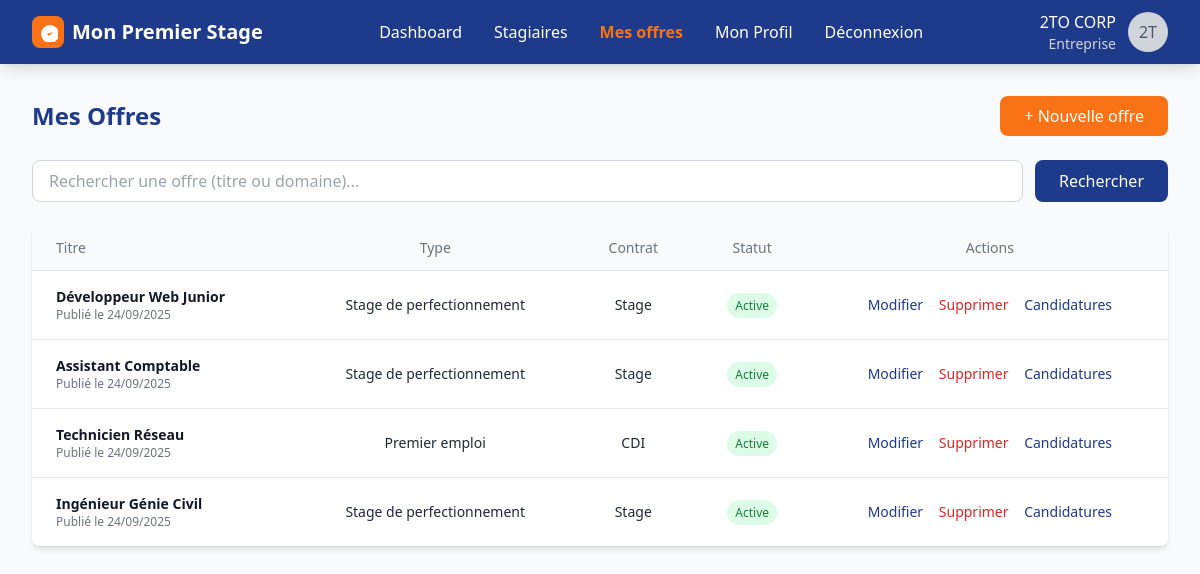
Page /entreprise/mesoffres/ (signed in) on the committed database.
### app_premier_stage/models.py (models this page shows, shortened)
class User(AbstractUser):
    ROLES_CHOICES = (
        ("stagiaire", "Stagiaire"),
        ("entreprise", "Entreprise"),
        ("administrateur", "Administrateur"),
    )
    role = models.CharField(max_length=20, choices=ROLES_CHOICES, default="stagiaire")
    is_profile_completed = models.BooleanField(default=False)

class Entreprise(models.Model):
    id_entreprise = models.UUIDField(primary_key=True, default=uuid.uuid4, editable=False)
    user = models.OneToOneField(
        settings.AUTH_USER_MODEL,
        on_delete=models.CASCADE,
        related_name="profil_entreprise"
    )
    nom_entreprise = models.CharField(max_length=30, default="")
    domaine_expertise = models.CharField(max_length=100, default="")
    telephone_entreprise = models.CharField(max_length=15,default="")
    email_entreprise = models.EmailField(default="")
    nombre_employe = models.CharField(max_length=20,default="",null=True, blank=True)
    site_entreprise = models.URLField(default="",null=True, blank=True)
    validation_entreprise = models.BooleanField(default=False)
    localisation_entreprise = models.CharField(max_length=30, default="")
    description_entreprise = models.CharField(max_length=100,default="",null=True, blank=True)
    created_at = models.DateTimeField(auto_now_add=True)

class OffreEmploi(models.Model):
    id_offre = models.UUIDField(primary_key=True, default=uuid.uuid4, editable=False)
    user = models.ForeignKey(
        settings.AUTH_USER_MODEL,
        on_delete=models.CASCADE,
        related_name="offres_entreprise",
        default=""
    )
    entreprise = models.ForeignKey(Entreprise, on_delete=models.CASCADE, related_name="offres")
    titre_poste = models.CharField(max_length=30, default="")
    domaine_poste = models.CharField(max_length=100,default="")
    description_offre = models.TextField(max_length=1000,default="",null=True, blank=True)
    type_offre = models.CharField(max_length=150,default="")
    type_contrat = models.CharField(max_length=150,default="",null=True, blank=True)
    competence_requis = models.CharField(max_length=250,default="",null=True, blank=True)
    duree_contrat = models.CharField(max_length=20,default="",null=True, blank=True)
    date_debut_offre = models.DateField()
    remuneration_offre = models.CharField(max_length=10,default="",null=True, blank=True)
    mission_offre = models.CharField(max_length=300,default="",null=True, blank=True)
    localisation_offre = models.CharField(max_length=100, default="")
    statut_offre = models.CharField(max_length=20,default="disponible")
    date_fin_candidature = models.DateField()
    created_at = models.DateTimeField(auto_now_add=True)

### app_premier_stage/views.py (the view)
# urls.py: path('entreprise/mesoffres/',views.MesOffres,name="mesoffres"),
def MesOffres(request):
    user = request.user
    query = request.GET.get("q", "")
    offre_list = OffreEmploi.objects.filter(user=user)
    if query:
        offre_list = offre_list.filter(
            Q(titre_poste__icontains=query) | Q(domaine_poste__icontains=query)
        )
    paginator = Paginator(offre_list,5)
    pages = request.GET.get("page")
    offres = paginator.get_page(pages)
    context ={
        "offres":offres,
    }
    return render(request,"entreprise/mes_offre.html",context=context)

### app_premier_stage/templates/entreprise/mes_offre.html (shortened to what this page needs)
{% extends "base.html" %}
{% block content %}
{% include "entreprise/header.html" %}
<main class="max-w-7xl mx-auto px-4 sm:px-6 lg:px-8 py-8">
  <div class="flex flex-col md:flex-row md:items-center md:justify-between mb-6 gap-4">
    <h2 class="text-2xl font-bold text-primary-blue">Mes Offres</h2>
    <a href="{% url 'offrecree' %}"
       class="inline-block bg-primary-orange text-white px-6 py-2 rounded-lg hover:bg-orange-600 transition-colors">
       + Nouvelle offre
    </a>
  </div>
  <form method="get" class="mb-6">
    <div class="flex flex-col sm:flex-row gap-3">
      <input type="text" name="q" value="{{ request.GET.q }}" placeholder="Rechercher une offre (titre ou domaine)..."
             class="flex-1 px-4 py-2 border border-gray-300 rounded-lg focus:outline-none focus:ring-2 focus:ring-primary-orange">
      <button type="submit"
              class="bg-primary-blue hover:bg-blue-800 text-white px-6 py-2 rounded-lg transition-colors">
        Rechercher
      </button>
    </div>
  </form>
  <div class="bg-white rounded-lg shadow-md overflow-hidden">
    <div class="overflow-x-auto">
      <table class="min-w-full divide-y divide-gray-200 text-sm">
        <thead class="bg-gray-50">
          <tr>
            <th class="px-6 py-3 text-left font-medium text-gray-500">Titre</th>
            <th class="px-6 py-3 text-center font-medium text-gray-500">Type</th>
            <th class="px-6 py-3 text-center font-medium text-gray-500">Contrat</th>
            <th class="px-6 py-3 text-center font-medium text-gray-500">Statut</th>
            <th class="px-6 py-3 text-center font-medium text-gray-500">Actions</th>
          </tr>
        </thead>
        <tbody class="divide-y divide-gray-200">
          {% for offre in offres %}
          <tr class="hover:bg-gray-50">
            <td class="px-6 py-4">
              <div class="font-semibold text-gray-900">{{ offre.titre_poste }}</div>
              <div class="text-xs text-gray-500">Publié le {{ offre.created_at|date:"d/m/Y" }}</div>
            </td>
            <td class="text-center px-6 py-4">{{ offre.type_offre }}</td>
            <td class="text-center px-6 py-4">{{ offre.type_contrat }}</td>
            <td class="text-center px-6 py-4">
              {% if offre.statut_offre %}
                <span class="bg-green-100 text-green-700 px-2 py-1 rounded-full text-xs">Active</span>
              {% else %}
                <span class="bg-red-100 text-red-700 px-2 py-1 rounded-full text-xs">Inactive</span>
              {% endif %}
            </td>
            <td class="text-center px-6 py-4 space-x-3">
              <a href="{% url 'modifier_offre' offre.id_offre %}" class="text-primary-blue hover:underline">Modifier</a>
              <a href="{% url "supprimer_offre" offre.id_offre %}" class="text-red-600 hover:underline">Supprimer</a>
              <a href="{% url 'liste_candidatures' offre.id_offre %}" class="text-primary-blue hover:underline">Candidatures</a>
            </td>
          </tr>
          {% empty %}
          <tr>
            <td colspan="5" class="px-6 py-4 text-center text-gray-500">Aucune offre trouvée.</td>
          </tr>
          {% endfor %}
        </tbody>
      </table>
    </div>
  </div>
</main>
{% endblock %}

### app_premier_stage/templates/entreprise/header.html (shortened to what this page needs)
<header class="bg-primary-blue text-white shadow-lg">
  <div class="max-w-7xl mx-auto px-4 sm:px-6 lg:px-8">
    <div class="flex justify-between items-center h-16">
      <div class="flex items-center space-x-2">
        <div class="w-8 h-8 bg-primary-orange rounded-lg flex items-center justify-center">
          <svg class="w-5 h-5 text-white" fill="currentColor" viewBox="0 0 20 20">
            <path d="M9 12l2 2 4-4m6 2a9 9 0 11-18 0 9 9 0 0118 0z"/>
          </svg>
        </div>
        <span class="text-xl font-bold">Mon Premier Stage</span>
      </div>
      <nav class="hidden md:flex space-x-8">
        <a href="{% url 'entreprise' %}"
           class="hover:text-primary-orange transition-colors {% if request.resolver_match.url_name == 'entreprise' %}text-primary-orange font-semibold{% endif %}">
          Dashboard
        </a>
        <a href="{% url 'entreprise_liste_stagiaire' %}"
           class="hover:text-primary-orange transition-colors {% if request.resolver_match.url_name == 'entreprise_liste_stagiaire' %}text-primary-orange font-semibold{% endif %}">
          Stagiaires
        </a>
        <a href="{% url 'mesoffres' %}"
           class="hover:text-primary-orange transition-colors {% if request.resolver_match.url_name == 'mesoffres' %}text-primary-orange font-semibold{% endif %}">
          Mes offres
        </a>
        <a href="{% url 'profil_entreprise' %}"
           class="hover:text-primary-orange transition-colors {% if request.resolver_match.url_name == 'profil_entreprise' %}text-primary-orange font-semibold{% endif %}">
          Mon Profil
        </a>
        <a href="{% url 'deconnexion' %}" class="hover:text-red-400 transition-colors">Déconnexion</a>
      </nav>
      <div class="hidden md:flex items-center space-x-3">
        <div class="text-right">
          <p class="font-medium">{{ request.user.profil_entreprise.nom_entreprise }}</p>
          <p class="text-sm text-gray-300">Entreprise</p>
        </div>
        <div class="w-10 h-10 bg-gray-300 rounded-full flex items-center justify-center">
          <span class="text-gray-600 font-medium">
            {{ request.user.profil_entreprise.nom_entreprise|slice:":2"|upper }}
          </span>
        </div>
      </div>
    </div>
  </div>
</header>

### rows in the picture
User: user.profil_entreprise.nom_entreprise "2TO CORP", user.profil_entreprise.nom_entreprise "2T"
OffreEmploi: titre_poste "Développeur Web Junior", created_at "24/09/2025", type_offre "Stage de perfectionnement", type_contrat "Stage", statut_offre "Active"
OffreEmploi: titre_poste "Assistant Comptable", created_at "24/09/2025", type_offre "Stage de perfectionnement", type_contrat "Stage", statut_offre "Active"
OffreEmploi: titre_poste "Technicien Réseau", created_at "24/09/2025", type_offre "Premier emploi", type_contrat "CDI", statut_offre "Active"
OffreEmploi: titre_poste "Ingénieur Génie Civil", created_at "24/09/2025", type_offre "Stage de perfectionnement", type_contrat "Stage", statut_offre "Active"
